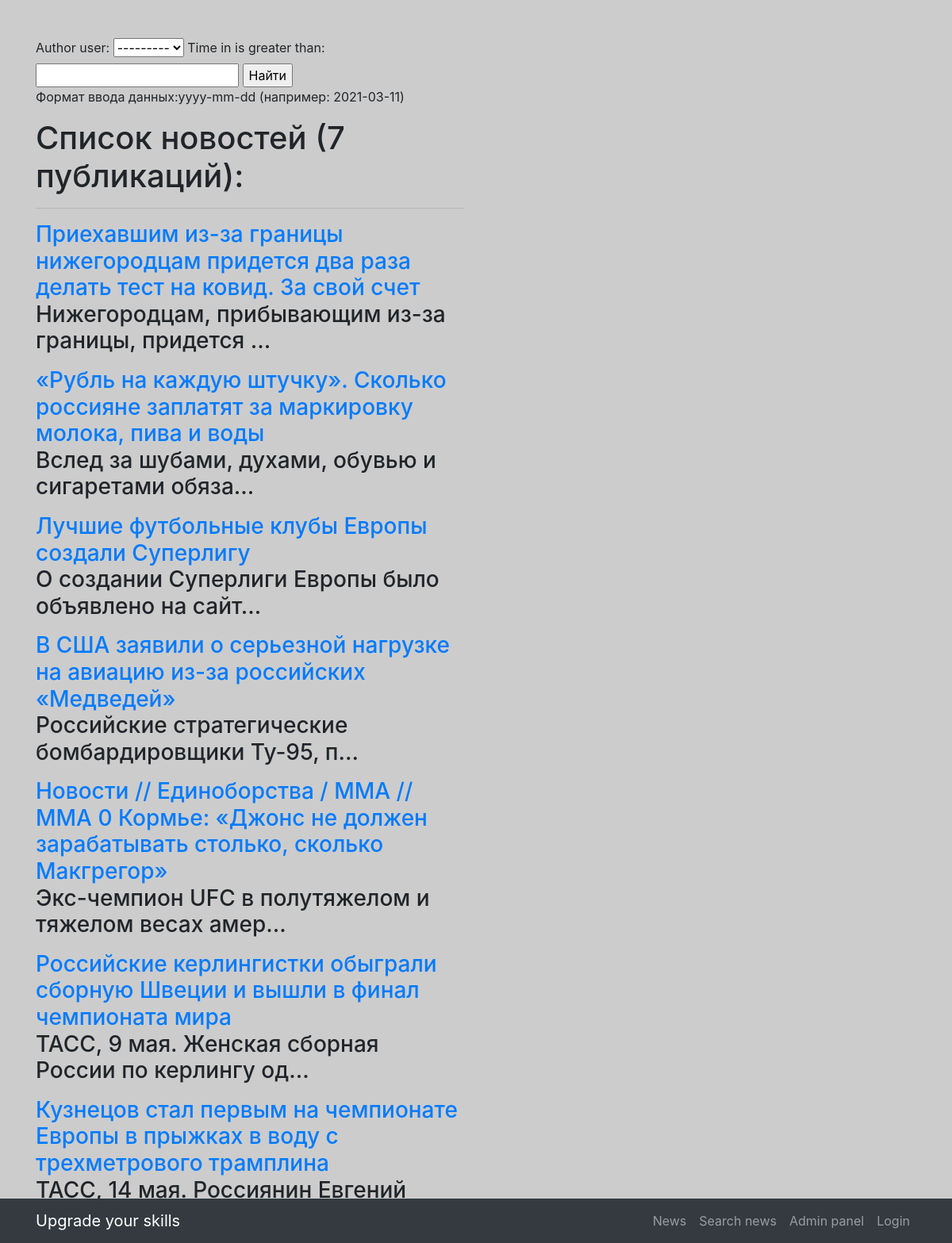
The app's page /news/search/ with its own data.
### news/models.py (models this page shows, shortened)
class Post(models.Model):
    author = models.ForeignKey('Author', on_delete = models.CASCADE)
    news, article = 'NE', 'AR'
    POSITIONS = [(news, 'Новость'), (article,'Статья')]
    type_news_article = models.CharField(max_length = 2, choices = POSITIONS, default = 'news')
    time_in = models.DateTimeField(auto_now_add = True)
    chapter = models.CharField(max_length = 200, unique = False)
    text = models.TextField(default = '')
    article_news_rate = models.IntegerField(default=0)
    category = models.ManyToManyField(Category, through= 'PostCategory')

### news/views.py (the view)
# urls.py: path('search/', SearchNews.as_view(), name = 'search_news'),
class SearchNews(ListView):
    model = Post
    template_name = 'news/searchnews.html'
    context_object_name = 'searchnews'
    def get_context_data(self, **kwargs): # забираем отфильтрованные объекты переопределяя метод get_context_data у наследуемого класса
        context = super().get_context_data(**kwargs)
        context["filter"] = NewsFilter(self.request.GET, queryset=self.get_queryset()) # вписываем наш фильтр в контекст
        return context

### djantimat/helpers.py (called while the page is built)
    @staticmethod
    def replace(text, repl='[censored]'):
        words = {}
        for word in PymorphyProc._gen(text):
            text = text.replace(word, repl)
        return text

    @staticmethod
    def _gen(text):
        for word in re.findall(word_pattern, text):
            if len(word) < 3:
                continue
            normal_word = PymorphyProc.morph.parse(word.lower())[0].normal_form
            if normal_word in PymorphyProc.get_words():
                yield word

    @staticmethod
    def get_words():
        return Slang.objects.values_list('word', flat=True)

### news/templatetags/custom_filters.py (called while the page is built)
@register.filter(name='censor')
def censor(value):
    return PymorphyProc.replace(value, repl='[censored]')

### templates/news/searchnews.html (shortened to what this page needs)
{% extends 'base.html' %}
{% load custom_filters %}
{% block content %}
<form method="GET">
    {{ filter.form }}
    <input type="submit" value="Найти">
</form>
<p>
    Формат ввода данных:yyyy-mm-dd (например: 2021-03-11)
</p>
{% if searchnews %}
    <h1>Список новостей ({{filter.qs | length}} публикаций):</h1>
    <hr>
    <table>
        {% for news in filter.qs %}
        <h3>
            <a href="{{news.id}}">
                {{news.chapter | censor}}
            </a>
        <p>
            {{news.text | truncatechars:51 | censor}}
        </p>
        {%endfor%}
    </table>
{% else %}
    <h2>Новостей пока нет!</h2>
{% endif %}
{% endblock content %}

### templates/base.html (shortened to what this page needs)
{% load static %}
<!DOCTYPE html>
<html lang="en">
<head>
  <link href={% static "vendor/bootstrap/css/bootstrap.min.css" %} rel="stylesheet">
  <link href={% static "css/style.css" %} rel="stylesheet" type="text/css">
  <link href={% static "css/the-big-picture.css" %} rel="stylesheet">
</head>
<body>
  {% block body %}
  <nav class="navbar navbar-expand-lg navbar-dark bg-dark fixed-bottom">
    <div class="container">
      <a class="navbar-brand" >Upgrade your skills</a>
      <div class="collapse navbar-collapse" id="navbarResponsive">
        <ul class="navbar-nav ml-auto">
          <li class="nav-item">
            <a class="nav-link" href="{% url 'news_list' %}">News
            </a>
          </li>
          <li class="nav-item">
            <a class="nav-link" href="{% url 'search_news' %}">Search news</a>
          </li>
          <li class="nav-item">
            <a class="nav-link" href="/admin">Admin panel</a>
          </li>
          {% if not user.is_authenticated %}
            <li class="nav-item">
              <a class="nav-link" href="{% url 'account_login' %}">Login</a>
            </li>
          {% endif %}
        </ul>
      </div>
    </div>
  </nav>
  <section>
    <div class="container">
      <div class="row">
        <div class="col-lg-6">
                {% block content %}
                {% endblock content %}
        </div>
      </div>
    </div>
  </section>
{% endblock body %}
</body>
</html>

### static/css/the-big-picture.css (style rules this page uses)
body { background: url(http://localhost:8000/static/1920x1080.png) no-repeat center center fixed; -webkit-background-size: cover; -moz-background-size: cover; background-size: cover; -o-background-size: cover; }

### records on screen
Post: chapter|censor "Приехавшим из-за границы нижегородцам придется два раза делать тест на ковид. За свой счет", text|censor "Нижегородцам, прибывающим из-за границы, придется …"
Post: chapter|censor "«Рубль на каждую штучку». Сколько россияне заплатят за маркировку молока, пива и воды", text|censor "Вслед за шубами, духами, обувью и сигаретами обяза…"
Post: chapter|censor "Лучшие футбольные клубы Европы создали Суперлигу", text|censor "О создании Суперлиги Европы было объявлено на сайт…"
Post: chapter|censor "В США заявили о серьезной нагрузке на авиацию из-за российских «Медведей»", text|censor "Российские стратегические бомбардировщики Ту-95, п…"
Post: chapter|censor "Новости // Единоборства / ММА // ММА 0 Кормье: «Джонс не должен зарабатывать столько, сколько Макгрегор»", text|censor "Экс-чемпион UFC в полутяжелом и тяжелом весах амер…"
Post: chapter|censor "Российские керлингистки обыграли сборную Швеции и вышли в финал чемпионата мира", text|censor "ТАСС, 9 мая. Женская сборная России по керлингу од…"
Post: chapter|censor "Кузнецов стал первым на чемпионате Европы в прыжках в воду с трехметрового трамплина", text|censor "ТАСС, 14 мая. Россиянин Евгений…"

### other values on screen
{{ filter.qs | length }} "7"
